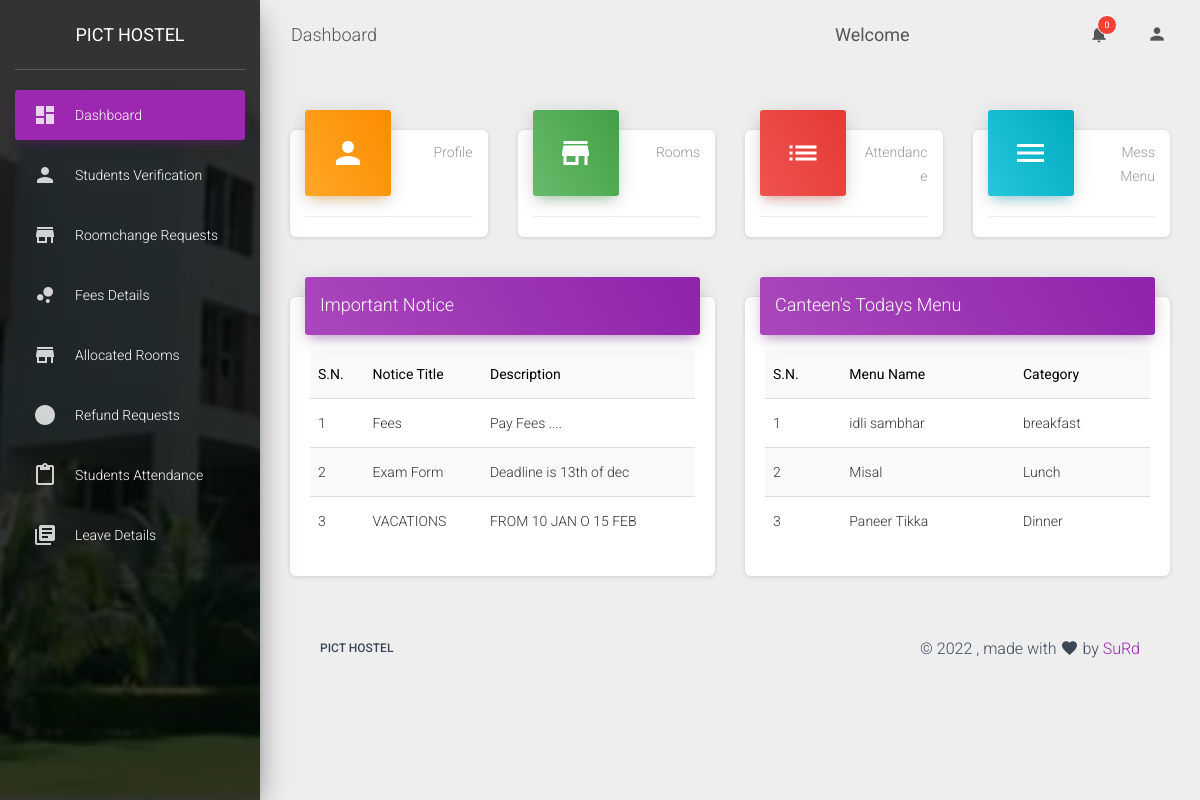
Screenshot of /dash/staff_dashboard/dashboard.php with the database file from the repository.
### tables this page shows
CREATE TABLE `notice` (
  `id` int(11) NOT NULL,
  `title` varchar(150) NOT NULL,
  `description` varchar(200) NOT NULL
);

CREATE TABLE `menu` (
  `id` int(25) NOT NULL,
  `menu` varchar(50) NOT NULL,
  `category` varchar(50) NOT NULL
);

### dash/staff_dashboard/dashboard.php (the view, shortened to what the rows shown need)
<?php
include '../../config.php';
?>
<!DOCTYPE html>
<html lang="en">
<head>
    <link rel="stylesheet" href="https://maxcdn.bootstrapcdn.com/font-awesome/latest/css/font-awesome.min.css">
    <link href="../assets/css/material-dashboard.css?v=2.1.0" rel="stylesheet" />
</head>
<body class="light-edition">
    <div class="wrapper ">
        <div class="main-panel">
            <div class="content">
                <div class="container-fluid">
                    <div class="row">
                        <div class="col-lg-6 col-md-12">
                            <div class="card">
                                <div class="row">
                                    <div class="col-md-12">
                                        <div class="card-body">
                                            <div class="table-responsive">
                                                <div class="panel">
                                                    <div class="table-responsive">
                                                        <table class="table table-striped title1">
                                                            <?php
                                                            $sql = "SELECT * from notice";
                                                            $result = $conn->query($sql);
                                                            $i = 1;
                                                            while ($row = $result->fetch_assoc()) {
                                                            ?>
                                                                <tr>
                                                                    <td>
                                                                        <?php echo $i; ?>
                                                                    </td>
                                                                    <td>
                                                                        <?php echo $row['title']; ?>
                                                                    </td>
                                                                    <td>
                                                                        <?php echo $row['description']; ?>
                                                                    </td>
                                                                </tr>
                                                            <?php $i++;
                                                            }
                                                            ?>
                                                        </table>
                                                    </div>
                                                </div>
                                            </div>
                                        </div>
                                    </div>
                                </div>
                            </div>
                        </div>
                        <div class="col-lg-6 col-md-12">
                            <div class="card">
                                <div class="card-body">
                                    <div class="table-responsive">
                                        <div class="panel">
                                            <div class="table-responsive">
                                                <table class="table table-striped title1">
                                                    <?php
                                                    $sql = "SELECT * from menu";
                                                    $result = $conn->query($sql);
                                                    $i = 1;
                                                    while ($row = $result->fetch_assoc()) {
                                                    ?>
                                                        <tr>
                                                            <td>
                                                                <?php echo $i; ?>
                                                            </td>
                                                            <td>
                                                                <?php echo $row['menu']; ?>
                                                            </td>
                                                            <td>
                                                                <?php echo $row['category']; ?>
                                                            </td>
                                                        </tr>
                                                    <?php $i++;
                                                    }
                                                    ?>
                                                </table>
                                            </div>
                                        </div>
                                    </div>
                                </div>
                            </div>
                        </div>
                    </div>
                </div>
            </div>
</body>
</html>

### rows the page displays
notice: title "Fees", description "Pay Fees ...."
notice: title "Exam Form", description "Deadline is 13th of dec"
notice: title "VACATIONS", description "FROM 10 JAN O 15 FEB"
menu: menu "idli sambhar", category "breakfast"
menu: menu "Misal", category "Lunch"
menu: menu "Paneer Tikka", category "Dinner"

### other values shown
$ans['total'] "0"
